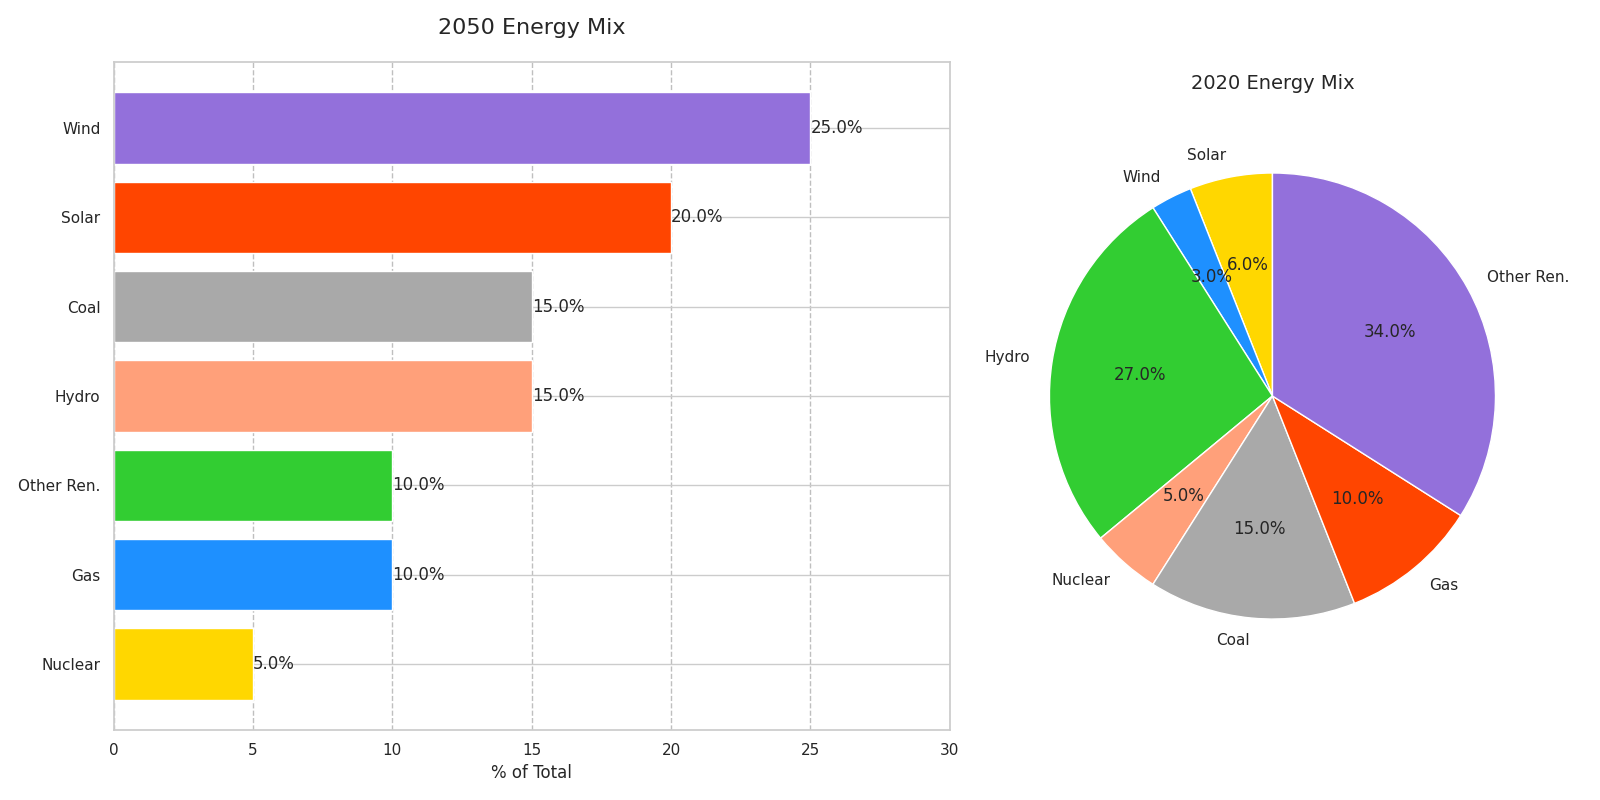

Recreate this plot in Python.
import matplotlib.pyplot as plt
import numpy as np

# Data for 2050
sources = ['Solar', 'Wind', 'Hydro', 'Nuclear', 'Coal', 'Gas', 'Other Ren.']
percent_2050 = [20, 25, 15, 5, 15, 10, 10]

# Sort data for 2050
sorted_idx = np.argsort(percent_2050)
sorted_sources = [sources[i] for i in sorted_idx]
sorted_percent_2050 = [percent_2050[i] for i in sorted_idx]

# Data for 2020
percent_2020 = [6, 3, 27, 5, 15, 10, 34]

# Create plots
fig, axs = plt.subplots(1, 2, figsize=(16, 8), gridspec_kw={'width_ratios': [1.5, 1]})

# Bar chart for 2050
bars = axs[0].barh(sorted_sources, sorted_percent_2050, color=['#FFD700', '#1E90FF', '#32CD32', '#FFA07A', '#A9A9A9', '#FF4500', '#9370DB'])
axs[0].xaxis.grid(True, linestyle='--', color='grey', alpha=0.5)
axs[0].bar_label(bars, fmt='%.1f%%')
axs[0].set_title('2050 Energy Mix', fontsize=16, pad=20)
axs[0].set_xlabel('% of Total', fontsize=12)
axs[0].set_xlim(0, 30)
axs[0].set_yticklabels(sorted_sources, fontsize=11)

# Pie chart for 2020
axs[1].pie(percent_2020, labels=sources, autopct='%1.1f%%',
           startangle=90, colors=['#FFD700', '#1E90FF', '#32CD32', '#FFA07A', '#A9A9A9', '#FF4500', '#9370DB'])
axs[1].set_title('2020 Energy Mix', fontsize=14, pad=20)

plt.tight_layout()
plt.show()
